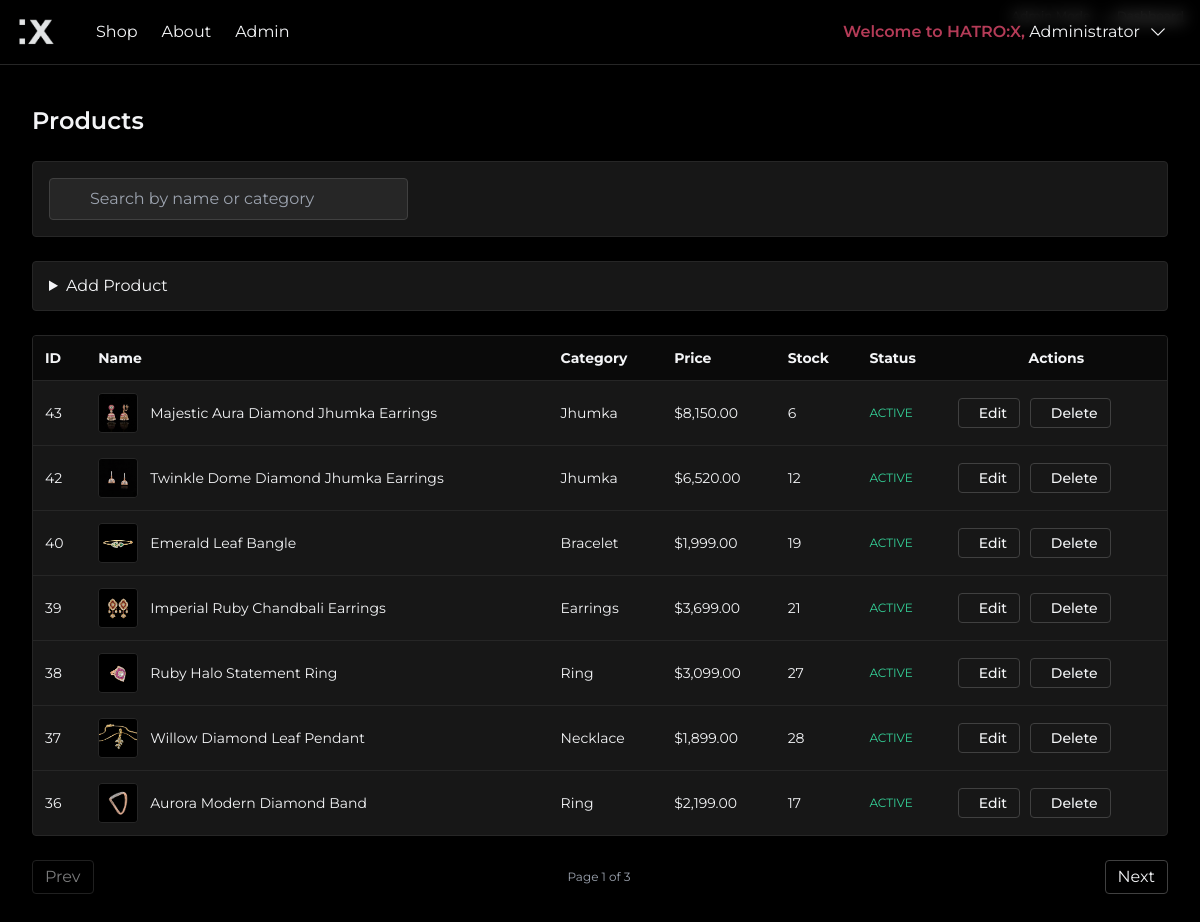
/admin/products.php (signed in), run on the app's committed database.
### tables this page shows
CREATE TABLE `products` (
  `id` int(11) NOT NULL,
  `name` varchar(255) NOT NULL,
  `description` text NOT NULL,
  `price` decimal(10,2) NOT NULL,
  `discount_percent` int(11) NOT NULL DEFAULT 0,
  `image_url` varchar(255) NOT NULL,
  `category` varchar(50) NOT NULL,
  `stock_quantity` int(11) NOT NULL DEFAULT 0,
  `sold_count` int(11) NOT NULL DEFAULT 0,
  `created_by` int(11) NOT NULL,
  `status` enum('active','pending') NOT NULL DEFAULT 'pending',
  `created_at` datetime NOT NULL DEFAULT current_timestamp()
);

### includes/db_connection.php (called while the page is built, shortened)
<?php
function e(string $str): string
{
    return htmlspecialchars($str, ENT_QUOTES | ENT_SUBSTITUTE, 'UTF-8');
}
?>

### admin/products.php (the view, shortened to what this page needs)
<?php
require_once __DIR__ . '/../includes/db_connection.php';
$search = trim((string)($_GET['q'] ?? ''));
$page = max(1, (int)($_GET['page'] ?? 1));
$perPage = 7; $offset = ($page - 1) * $perPage; $total=0; $totalPages=1;
$products = [];
$base = 'FROM products WHERE 1=1';
$where = '';
$whereParams = []; $whereTypes = '';
$sql = 'SELECT id, name, price, category, status, stock_quantity, image_url ' . $base . $where . ' ORDER BY id DESC LIMIT ? OFFSET ?';
if ($stmt = $mysqli->prepare($sql)) {
    if ($whereParams) {
        $listParams = $whereParams; $types2=$whereTypes.'ii'; $listParams[]=&$perPage; $listParams[]=&$offset; $stmt->bind_param($types2, ...$listParams);
    } else {
        $stmt->bind_param('ii', $perPage, $offset);
    }
    $stmt->execute(); $res=$stmt->get_result(); while ($row=$res->fetch_assoc()){$products[]=$row;} $stmt->close();
}
$countSql = 'SELECT COUNT(*) AS c ' . $base . $where;
if ($stmt = $mysqli->prepare($countSql)) { if ($whereParams) { $stmt->bind_param($whereTypes, ...$whereParams); } $stmt->execute(); $stmt->bind_result($total); $stmt->fetch(); $stmt->close(); $totalPages = max(1, (int)ceil($total/$perPage)); }
include __DIR__ . '/../includes/header.php';
?>
<section class="max-w-7xl mx-auto px-4 sm:px-6 lg:px-8 py-10">
  <h1 class="text-2xl font-semibold mb-6">Products</h1>
  <form id="adminSearchForm" method="get" class="mb-6 grid md:grid-cols-3 gap-3 bg-neutral-900 border border-neutral-800 p-4 rounded">
    <div class="relative">
      <input id="adminSearchInput" name="q" value="<?= e($search) ?>" placeholder="Search by name or category" class="pl-10 w-full bg-neutral-800 border border-neutral-700 rounded px-3 py-2">
    </div>
  </form>
  <details class="mb-6 bg-neutral-900 border border-neutral-800 rounded">
    <summary class="cursor-pointer px-4 py-3">Add Product</summary>
  </details>
  <div class="overflow-x-auto bg-neutral-900 border border-neutral-800 rounded">
    <table class="min-w-full text-sm">
      <thead class="bg-neutral-950">
        <tr>
          <th class="text-left p-3">ID</th>
          <th class="text-left p-3">Name</th>
          <th class="text-left p-3">Category</th>
          <th class="text-left p-3">Price</th>
          <th class="text-left p-3">Stock</th>
          <th class="text-left p-3">Status</th>
          <th class="p-3">Actions</th>
        </tr>
      </thead>
      <tbody>
        <?php foreach ($products as $p): ?>
          <tr class="border-t border-neutral-800">
            <td class="p-3"><?= (int)$p['id'] ?></td>
            <td class="p-3"><div class="flex items-center space-x-3"><img src="<?= e($p['image_url']) ?>" class="w-10 h-10 object-cover rounded border border-neutral-800"><span><?= e($p['name']) ?></span></div></td>
            <td class="p-3"><?= e($p['category']) ?></td>
            <td class="p-3">$<?= number_format((float)$p['price'],2) ?></td>
            <td class="p-3"><?= (int)$p['stock_quantity'] ?></td>
            <td class="p-3 uppercase text-xs <?= $p['status']==='active'?'text-emerald-400':'text-rose-400' ?>"><?= e($p['status']) ?></td>
            <td class="p-3 space-x-2">
              <a class="inline-flex items-center gap-2 px-3 py-1 text-sm rounded font-medium border border-neutral-700 hover:border-gold transition" href="/hatrox-project/admin/products.php?edit=<?= (int)$p['id'] ?>" aria-label="Edit product" title="Edit">
                <span>Edit</span>
              </a>
              <form class="inline" method="post" onsubmit="return confirm('Delete this product?');" style="margin-left:6px;">
                <button aria-label="Delete product" title="Delete" class="inline-flex items-center gap-2 px-3 py-1 text-sm rounded font-medium border border-neutral-700 hover:border-gold transition">
                  <span>Delete</span>
                </button>
              </form>
            </td>
          </tr>
        <?php endforeach; ?>
      </tbody>
    </table>
  </div>
  <div class="mt-6 flex items-center justify-between">
    <?php $prev = max(1, $page-1); $next = min($totalPages, $page+1); ?>
    <a class="px-3 py-1 border border-neutral-700 rounded hover:border-gold <?= $page<=1?'pointer-events-none opacity-50':'' ?>" href="?<?= http_build_query(array_merge($_GET, ['page'=>$prev])) ?>">Prev</a>
    <div class="text-xs text-gray-400">Page <?= (int)$page ?> of <?= (int)$totalPages ?></div>
    <a class="px-3 py-1 border border-neutral-700 rounded hover:border-gold <?= $page>=$totalPages?'pointer-events-none opacity-50':'' ?>" href="?<?= http_build_query(array_merge($_GET, ['page'=>$next])) ?>">Next</a>
  </div>
</section>
<?php include __DIR__ . '/../includes/footer.php'; ?>

### includes/header.php (style rules this page uses)
body { font-family: 'Montserrat', sans-serif; }
p, div { word-break: break-word; overflow-wrap: break-word; }
.text-gray-300, .text-gray-400, .italic { max-width: 100%; word-break: break-word; overflow-wrap: break-word; white-space: normal; }

### data on the page
products: id "43", image_url (picture), name "Majestic Aura Diamond Jhumka Earrings", category "Jhumka", price "8,150.00", stock_quantity "6", status "ACTIVE"
products: id "42", image_url (picture), name "Twinkle Dome Diamond Jhumka Earrings", category "Jhumka", price "6,520.00", stock_quantity "12", status "ACTIVE"
products: id "40", image_url (picture), name "Emerald Leaf Bangle", category "Bracelet", price "1,999.00", stock_quantity "19", status "ACTIVE"
products: id "39", image_url (picture), name "Imperial Ruby Chandbali Earrings", category "Earrings", price "3,699.00", stock_quantity "21", status "ACTIVE"
products: id "38", image_url (picture), name "Ruby Halo Statement Ring", category "Ring", price "3,099.00", stock_quantity "27", status "ACTIVE"
products: id "37", image_url (picture), name "Willow Diamond Leaf Pendant", category "Necklace", price "1,899.00", stock_quantity "28", status "ACTIVE"
products: id "36", image_url (picture), name "Aurora Modern Diamond Band", category "Ring", price "2,199.00", stock_quantity "17", status "ACTIVE"

### other printed values
$_SESSION['full_name'] "Administrator"
$page "1"
$totalPages "3"
